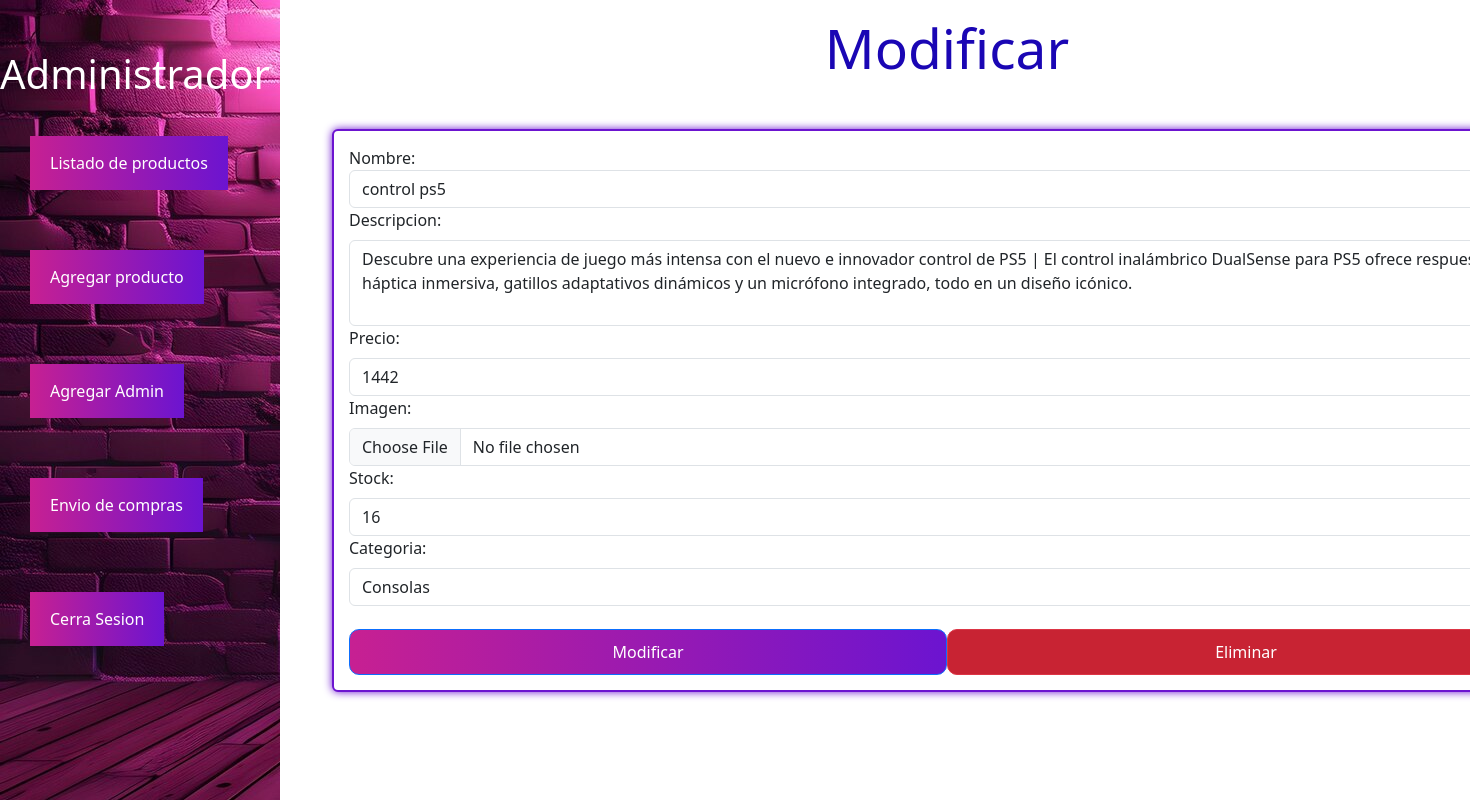
/productos/editar/1 (signed in), run on the app's committed database.
### modulos/productos/models.py (models this page shows)
class Producto(models.Model):
    nombre = models.CharField(max_length=30)
    descripcion = models.TextField()
    imagen = models.ImageField(upload_to='productos',null=True)
    precio = models.IntegerField(validators=[MinValueValidator(1)])
    stock= models.SmallIntegerField(validators=[MinValueValidator(1)])
    categoria = models.CharField(max_length=20, choices=categorias)

### modulos/productos/views.py (the view, shortened to what this page needs)
# urls.py: path('editar/<int:id>',views.modificar,name='editar'),
@login_required
def modificar(request,id):
    if request.method == 'GET':
        producto = get_object_or_404(Producto,id =id)
        datos = {
            'formulario':productoForm(instance= producto),
            'idprod':producto.id
        }
        return render(request,'productos/modificar.html',datos)

### modulos/productos/forms.py
class productoForm(forms.ModelForm):
    class Meta:
        model = Producto
        fields = ('nombre','descripcion','precio','imagen','stock','categoria')
        widgets = {
            'nombre': forms.TextInput(attrs={'class':'form-control','placeholder':'Ingresa un nombre'}),
            'descripcion': forms.Textarea(attrs={'class': 'form-control mt-2','style': 'max-height: 100px; overflow-y: 100px;', 'rows': 3, 'cols': 15, 'placeholder': 'Descripción del producto'}),
            'precio': forms.NumberInput(attrs = {'class':'form-control mt-2','placeholder':'Ingresa el precio'}),
            'imagen':forms.FileInput(attrs = {'class':'form-control mt-2'}),
            'stock': forms.NumberInput(attrs = {'class':'form-control mt-2','placeholder':'Ingresa el stock'}),
            'categoria': forms.Select(attrs = {'class':'form-control mt-2','placeholder':'Selecciona una categoria'}),
        }

### templates/productos/modificar.html (shortened to what this page needs)
{% extends '../base/base2.html' %}
{% block content %}
<div class="anchormodificarproduc col-sm-12 col-md-7 col-lg-8 col-xl-8">
    <h2 class="titulomodificarproduc text-center">Modificar</h2>
        <form action="" method="post" class="form_modificarprodu card card-body mt-5" enctype="multipart/form-data">
            {{formulario}}
           <div class="btns_centromodielimi">
            <button class="btn_modificarprodu btn btn-primary mt-2">Modificar</button>
            <a href="{% url 'eliminar' idprod %}" class="btn_eliminarprodu btn btn-danger mt-2">Eliminar</a>
           </div>
        </form>
</div>
{% endblock %}

### static/css/adminstyle.css (style rules this page uses)
body { display: flex; }

### static/css/listaradmin.css (style rules this page uses)
.text-center { font-size: 55px; color: #1a06b4; margin: 15px 0; cursor: pointer; position: relative; }

### static/css/agregar.css (style rules this page uses)
.card-body { background-color: #fff; }

### static/css/registraradmin.css (style rules this page uses)
.card-body { background-color: #fff; }

### static/css/modificarprodu.css (style rules this page uses)
.anchormodificarproduc { flex: 0 0 auto; width: 95%; }
.titulomodificarproduc { font-size: 55px; color: #1a06b4; margin: 15px 0; cursor: pointer; position: relative; }
.form_modificarprodu { border: 2px solid #6c14d0; box-shadow: 0 0 8px #6c14d0; padding: 15px; }
.btn_modificarprodu { padding: 10px 20px; background: linear-gradient(to right, #c72092 , #6c14d0); color: white; text-align: center; border-radius: 10px; margin-top: 1vh; width: 80vh; }
.btn_eliminarprodu { padding: 10px 20px; background: #c82333; text-align: center; border-radius: 10px; margin-top: 1vh; width: 80vh; }
.btns_centromodielimi { display: flex; justify-content: center; margin-top: 15px; }

### data on the page
Producto: nombre "control ps5", descripcion "Descubre una experiencia de juego más intensa con el nuevo e innovador control de PS5 | El control inalámbrico DualSense para PS5 ofrece respuesta háptica inmersiva, gatillos adaptativos dinámicos y un micrófono integrado, todo en un diseño icónico.", precio "1442", stock "16", categoria "Consolas"
